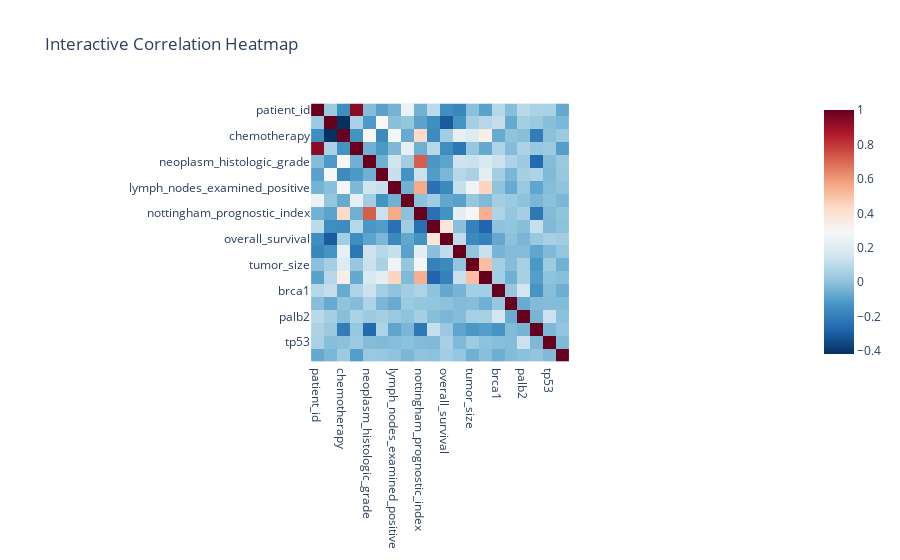
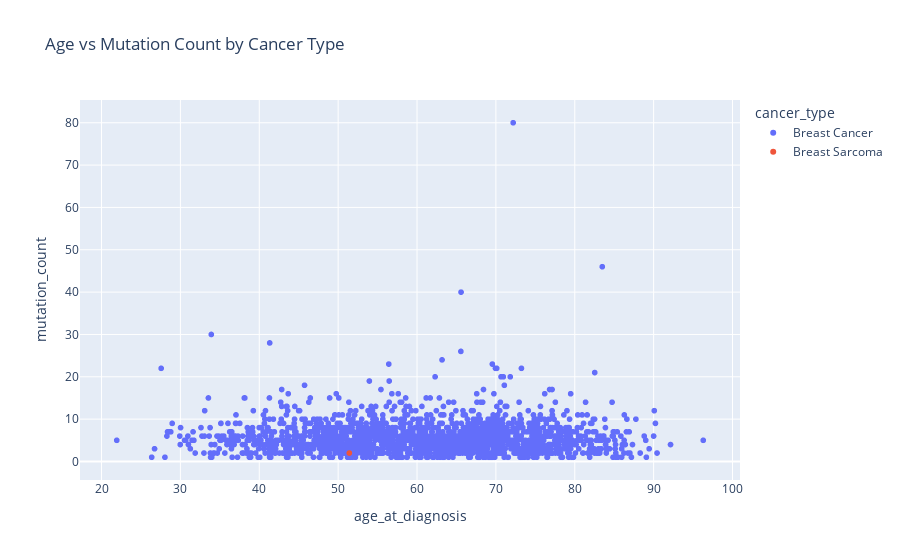
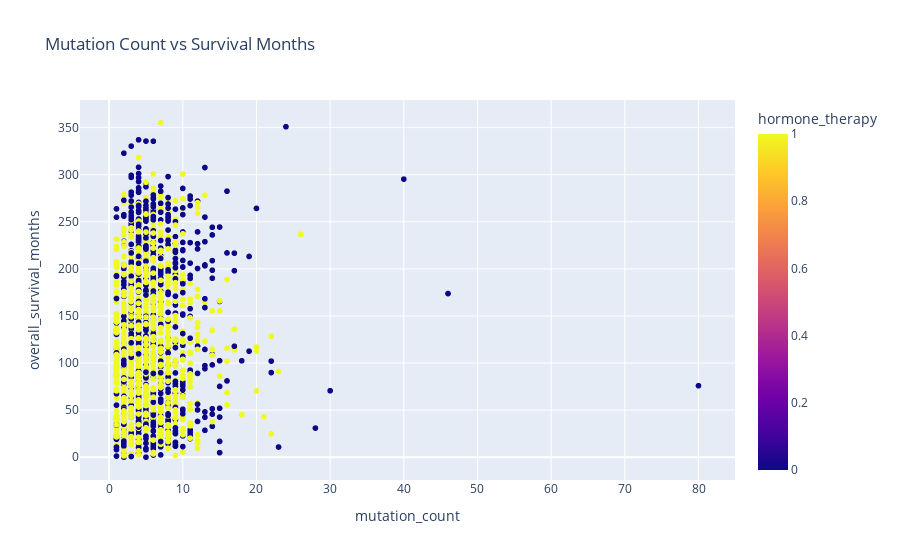

Notebook cell for these charts, in order:
### Code cell
# Correlation heatmap using Seaborn
plt.figure(figsize=(14, 10))
corr_matrix = df.select_dtypes(include=[np.number]).corr()
sns.heatmap(corr_matrix.iloc[:20, :20], annot=True, cmap="coolwarm", fmt=".2f")
plt.title("Correlation Heatmap (Top 20 Features)")
plt.show()

# Interactive Correlation Heatmap using Plotly
fig = px.imshow(corr_matrix.iloc[:20, :20], color_continuous_scale='RdBu_r', title="Interactive Correlation Heatmap")
fig.show()

# Interactive Scatter Plots using Plotly
fig = px.scatter(df, x="age_at_diagnosis", y="mutation_count", color="cancer_type", title="Age vs Mutation Count by Cancer Type")
fig.show()

fig = px.scatter(df, x="mutation_count", y="overall_survival_months", color="hormone_therapy", title="Mutation Count vs Survival Months")
fig.show()

### Figure 1 — Plotly figure (JSON) as saved in the notebook; plotly's stock layout.template omitted (floating-point values rounded to 4 significant figures; data arrays with more than 128 entries replaced by an {"elided": "..."} marker saying what was removed)
{"data": [{"coloraxis": "coloraxis", "hovertemplate": "x: %{x}<br>y: %{y}<br>color: %{z}<extra></extra>", "name": "0", "type": "heatmap", "x": ["patient_id", "age_at_diagnosis", "chemotherapy", "cohort", "neoplasm_histologic_grade", "hormone_therapy", "lymph_nodes_examined_positive", "mutation_count", "nottingham_prognostic_index", "overall_survival_months", "overall_survival", "radio_therapy", "tumor_size", "tumor_stage", "brca1", "brca2", "palb2", "pten", "tp53", "atm"], "xaxis": "x", "y": ["patient_id", "age_at_diagnosis", "chemotherapy", "cohort", "neoplasm_histologic_grade", "hormone_therapy", "lymph_nodes_examined_positive", "mutation_count", "nottingham_prognostic_index", "overall_survival_months", "overall_survival", "radio_therapy", "tumor_size", "tumor_stage", "brca1", "brca2", "palb2", "pten", "tp53", "atm"], "yaxis": "y", "z": {"elided": "20x20 float values"}}], "layout": {"coloraxis": {"colorscale": [[0, "rgb(5,48,97)"], [0.1, "rgb(33,102,172)"], [0.2, "rgb(67,147,195)"], [0.3, "rgb(146,197,222)"], [0.4, "rgb(209,229,240)"], [0.5, "rgb(247,247,247)"], [0.6, "rgb(253,219,199)"], [0.7, "rgb(244,165,130)"], [0.8, "rgb(214,96,77)"], [0.9, "rgb(178,24,43)"], [1, "rgb(103,0,31)"]]}, "title": {"text": "Interactive Correlation Heatmap"}, "xaxis": {"anchor": "y", "constrain": "domain", "domain": [0, 1], "scaleanchor": "y"}, "yaxis": {"anchor": "x", "autorange": "reversed", "constrain": "domain", "domain": [0, 1]}}}

### Figure 2 — Plotly figure (JSON) as saved in the notebook; plotly's stock layout.template omitted (floating-point values rounded to 4 significant figures; data arrays with more than 128 entries replaced by an {"elided": "..."} marker saying what was removed)
{"data": [{"hovertemplate": "cancer_type=Breast Cancer<br>age_at_diagnosis=%{x}<br>mutation_count=%{y}<extra></extra>", "legendgroup": "Breast Cancer", "marker": {"color": "#636efa", "symbol": "circle"}, "mode": "markers", "name": "Breast Cancer", "showlegend": true, "type": "scattergl", "x": {"elided": "1903 float values"}, "xaxis": "x", "y": {"elided": "1903 int values"}, "yaxis": "y"}, {"hovertemplate": "cancer_type=Breast Sarcoma<br>age_at_diagnosis=%{x}<br>mutation_count=%{y}<extra></extra>", "legendgroup": "Breast Sarcoma", "marker": {"color": "#EF553B", "symbol": "circle"}, "mode": "markers", "name": "Breast Sarcoma", "showlegend": true, "type": "scattergl", "x": [51.42], "xaxis": "x", "y": [2], "yaxis": "y"}], "layout": {"legend": {"title": {"text": "cancer_type"}, "tracegroupgap": 0}, "title": {"text": "Age vs Mutation Count by Cancer Type"}, "xaxis": {"anchor": "y", "domain": [0, 1], "title": {"text": "age_at_diagnosis"}}, "yaxis": {"anchor": "x", "domain": [0, 1], "title": {"text": "mutation_count"}}}}

### Figure 3 — Plotly figure (JSON) as saved in the notebook; plotly's stock layout.template omitted (floating-point values rounded to 4 significant figures; data arrays with more than 128 entries replaced by an {"elided": "..."} marker saying what was removed)
{"data": [{"hovertemplate": "mutation_count=%{x}<br>overall_survival_months=%{y}<br>hormone_therapy=%{marker.color}<extra></extra>", "legendgroup": "", "marker": {"color": {"elided": "1904 int values"}, "coloraxis": "coloraxis", "symbol": "circle"}, "mode": "markers", "name": "", "showlegend": false, "type": "scattergl", "x": {"elided": "1904 int values"}, "xaxis": "x", "y": {"elided": "1904 float values"}, "yaxis": "y"}], "layout": {"coloraxis": {"colorbar": {"title": {"text": "hormone_therapy"}}, "colorscale": [[0, "#0d0887"], [0.1111, "#46039f"], [0.2222, "#7201a8"], [0.3333, "#9c179e"], [0.4444, "#bd3786"], [0.5556, "#d8576b"], [0.6667, "#ed7953"], [0.7778, "#fb9f3a"], [0.8889, "#fdca26"], [1, "#f0f921"]]}, "legend": {"tracegroupgap": 0}, "title": {"text": "Mutation Count vs Survival Months"}, "xaxis": {"anchor": "y", "domain": [0, 1], "title": {"text": "mutation_count"}}, "yaxis": {"anchor": "x", "domain": [0, 1], "title": {"text": "overall_survival_months"}}}}
